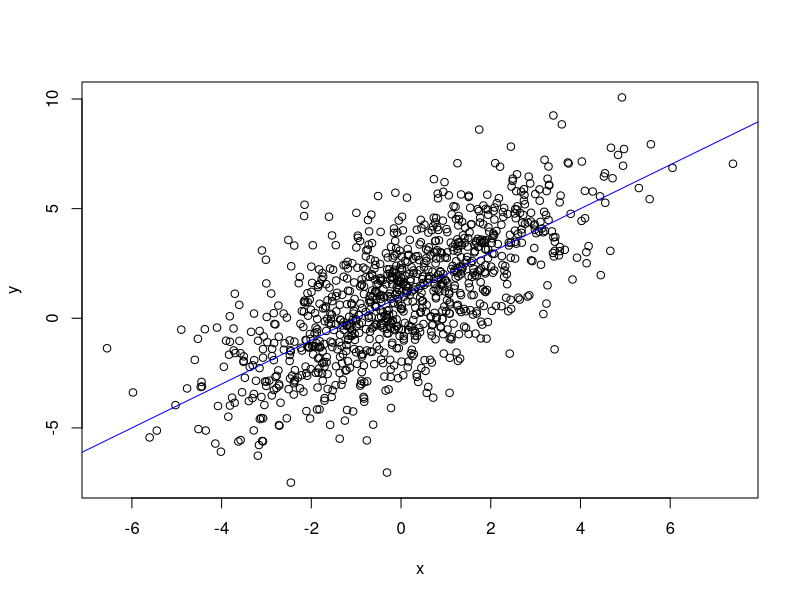
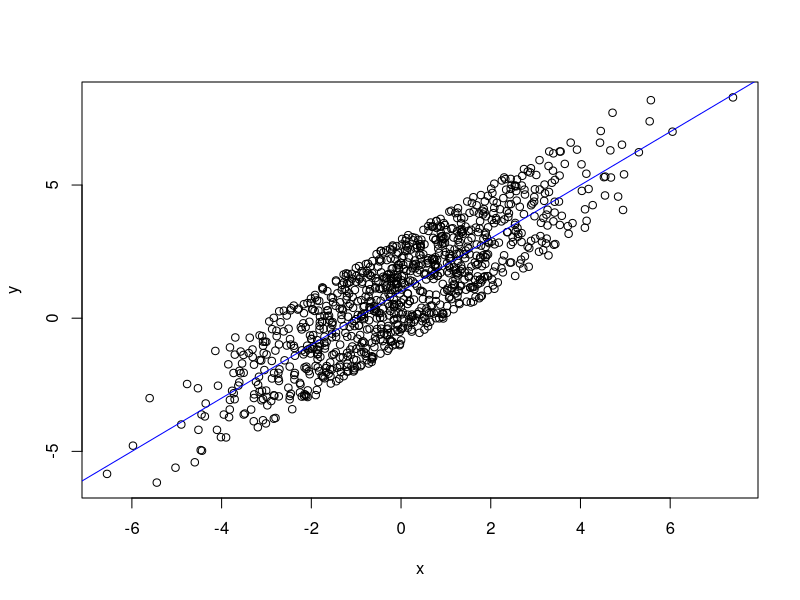
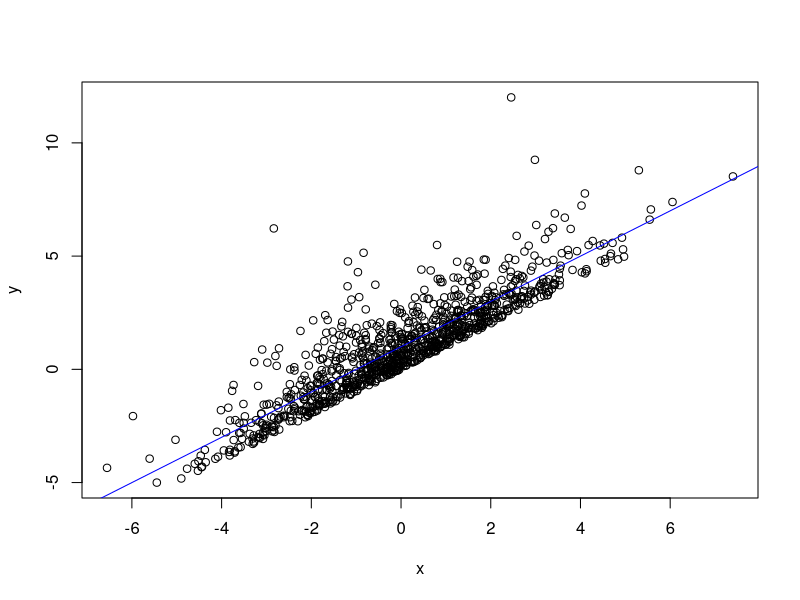
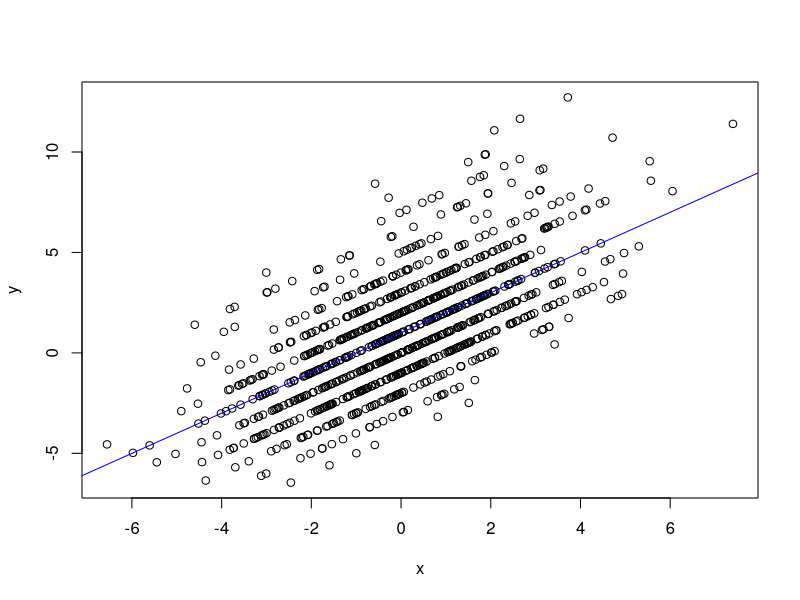

Generate these figures, in order, with R:
## ---- chunk 1
set.seed(11)
n <- 1e3
x <- rnorm(n = n,
           sd = 2)
epsilon <- rnorm(n = n,
                 sd = 2)
beta_0 <- 1
beta_1 <- 1
y <- beta_0 + beta_1 * x + epsilon
plot(x = x,
     y = y)
abline(a = beta_0,
       b = beta_1,
       col = "blue")
## ---- chunk 2
# Uniform
epsilon_unif <- runif(n = n,
                      min = -2,
                      max = 2)
y_unif <- beta_0 + beta_1 * x + epsilon_unif
plot(x = x,
     y = y_unif,
     ylab = "y")
abline(a = beta_0,
       b = beta_1,
       col = "blue")

# Shifted exponential
epsilon_exp <- rexp(n) - 1
y_exp <- beta_0 + beta_1 * x + epsilon_exp
plot(x = x,
     y = y_exp,
     ylab = "y")
abline(a = beta_0,
       b = beta_1,
       col = "blue")

# Shifted Poisson
epsilon_pois <- rpois(n = n,
                      lambda = 5) - 5
y_pois <- beta_0 + beta_1 * x + epsilon_pois
plot(x = x,
     y = y_pois,
     ylab = "y")
abline(a = beta_0,
       b = beta_1,
       col = "blue")
